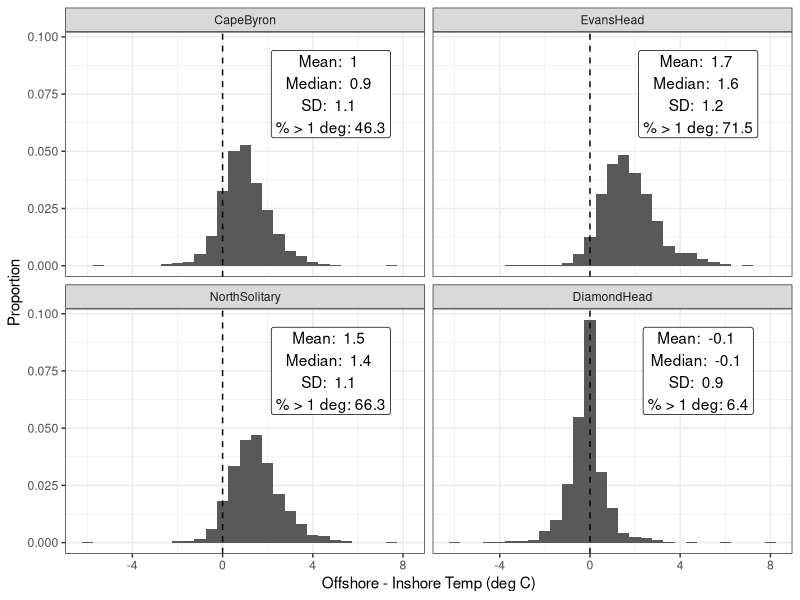
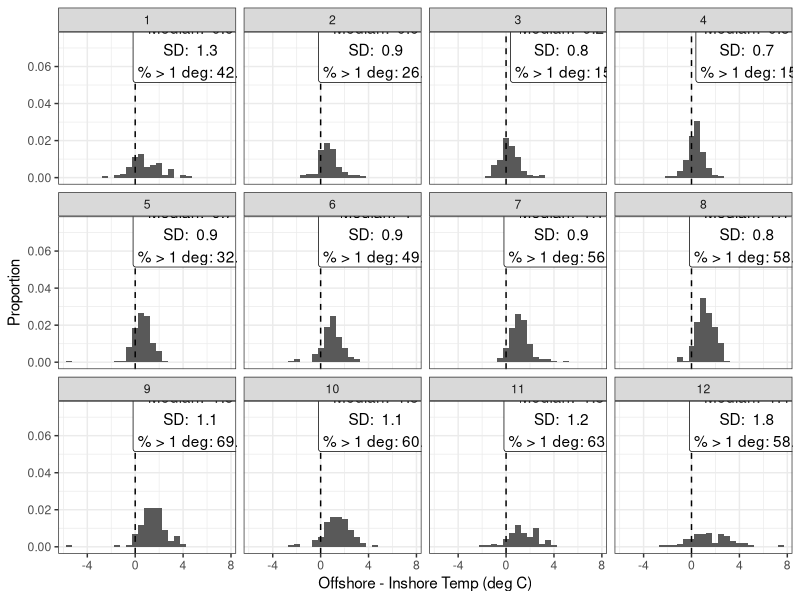
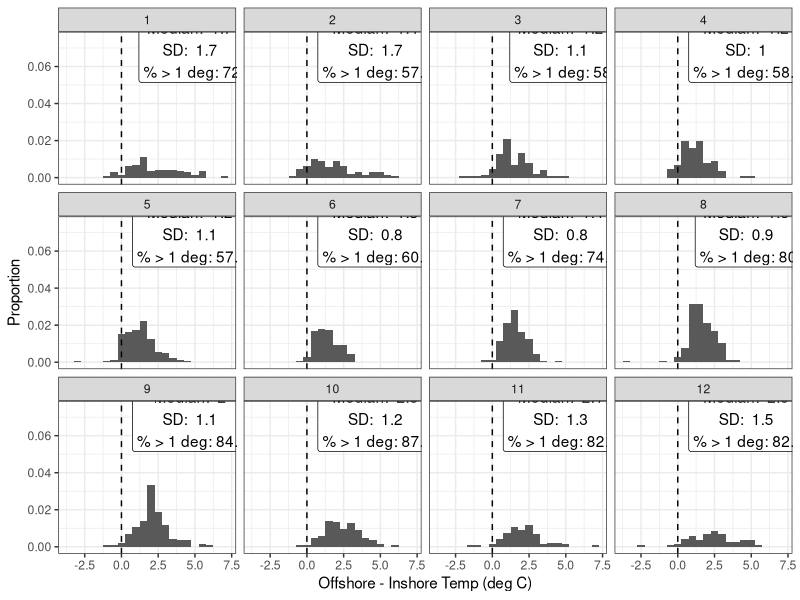
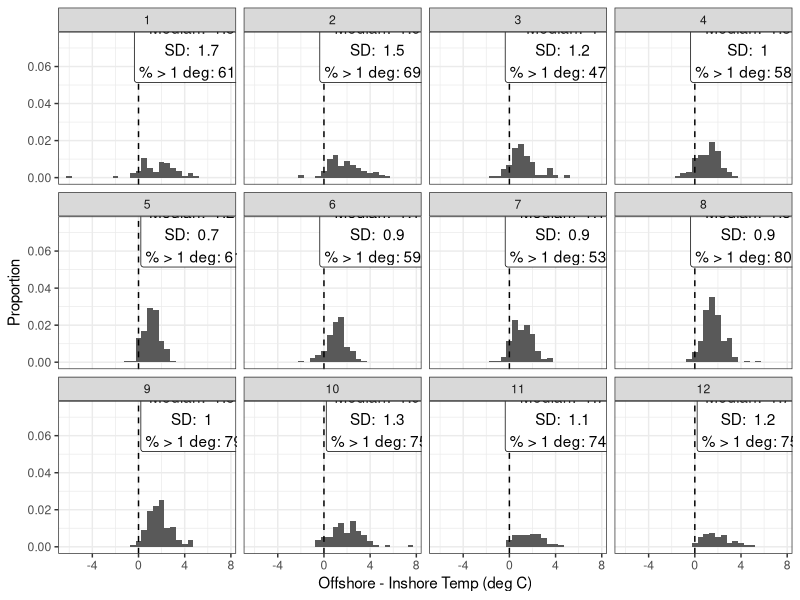
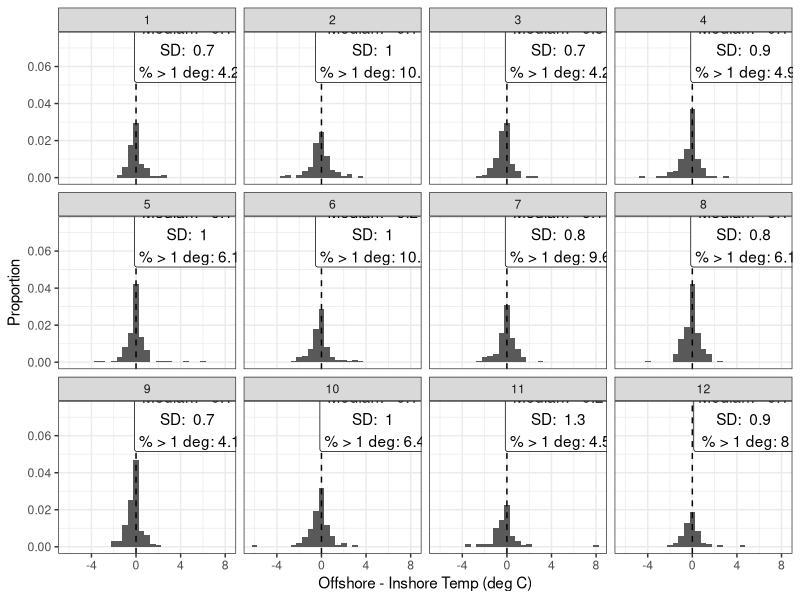
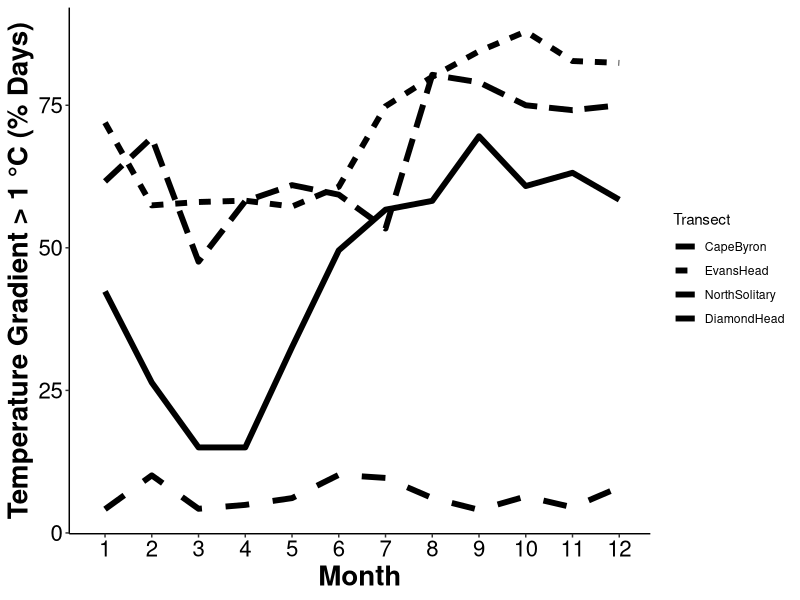
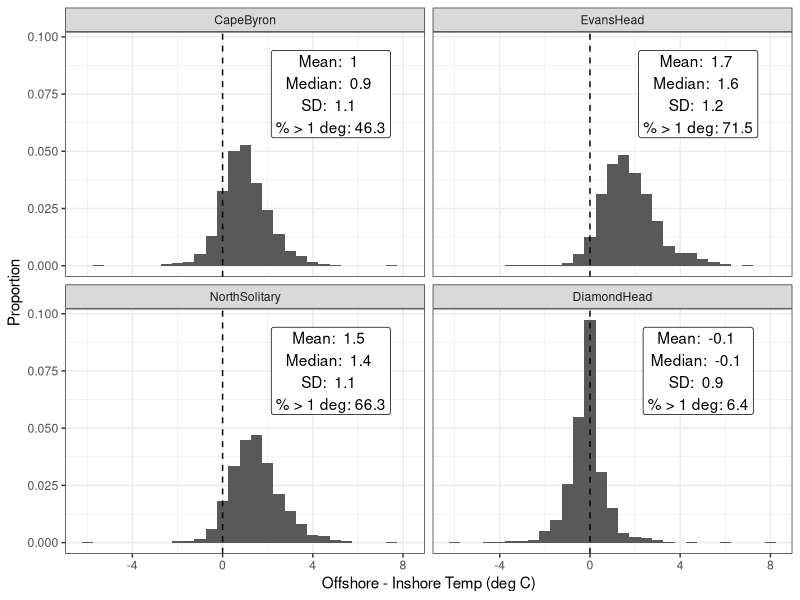
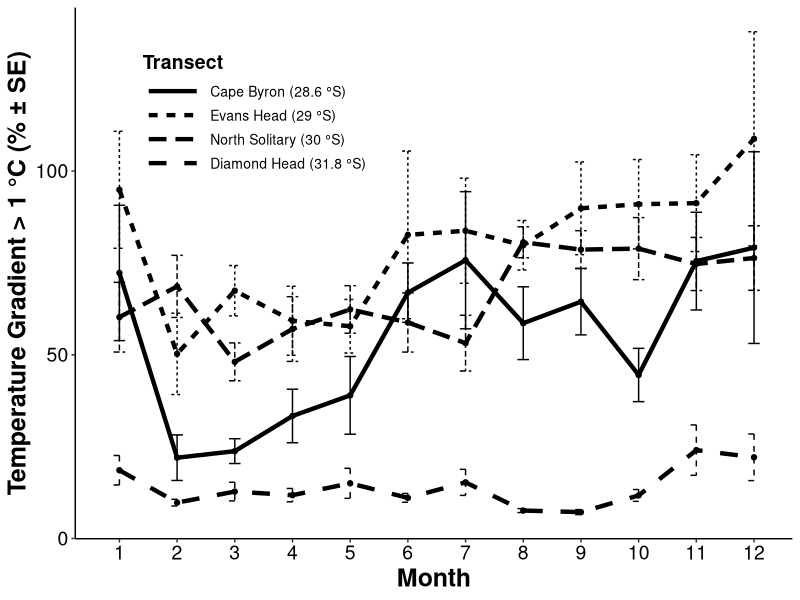

Source code (R) for these figures, in order:
# # Looking at the temperature gradient from inner shelf to outer shelf
# 
# ## Need to get location and date matrix then extract SST from satelites
# 
# # As inshore, let's use 15km from shore
# 
# 
# library(tidyverse)
# 
# #inshore locations (15 km from shore):
#  # CB - -28.632 , 153.794
#  # EH - -29 , 153.637
#  # NS - -30 , 153.384
#  # DH - -31.75, 153.944
# sitesX <- data.frame(Site = c("CapeByron", "EvansHead", "NorthSolitary", "DiamondHead"),
#                     Latitude_Inshore = c(-28.632, -29, -30, -31.65),
#                     Longitude_Inshore = c(153.794, 153.637, 153.384, 153.944))
# 
# # For 8km offshore as inshore locations
# sitesX <- data.frame(Site = c("CapeByron", "EvansHead", "NorthSolitary", "DiamondHead"),
#                      Latitude_Inshore = c(-28.63198, -29, -30, -31.65),
#                      Longitude_Inshore = c(153.7224, 153.5652, 153.3115, 153.8702))
# 
# # Offshore locations
# library(geosphere)
# destPoint(p = c(sitesX$Longitude_Inshore[1], sitesX$Latitude_Inshore[1]), b = 90, d = 25000)
# destPoint(p = c(sitesX$Longitude_Inshore[2], sitesX$Latitude_Inshore[2]), b = 90, d = 25000)
# destPoint(p = c(sitesX$Longitude_Inshore[3], sitesX$Latitude_Inshore[3]), b = 90, d = 25000)
# destPoint(p = c(sitesX$Longitude_Inshore[4], sitesX$Latitude_Inshore[4]), b = 90, d = 25000)
# 
# # get 8km offshore locations
# destPoint(p = c(sitesX$Longitude_Inshore[1], sitesX$Latitude_Inshore[1]), b = 270, d = 7000)
# destPoint(p = c(sitesX$Longitude_Inshore[2], sitesX$Latitude_Inshore[2]), b = 270, d = 7000)
# destPoint(p = c(sitesX$Longitude_Inshore[3], sitesX$Latitude_Inshore[3]), b = 270, d = 7000)
# destPoint(p = c(sitesX$Longitude_Inshore[4], sitesX$Latitude_Inshore[4]), b = 270, d = 7000)
# 
# 
# sitesX$Latitude_Offshore <- c(-28.63176, -28.99976, -29.99975, -31.64973)
# sitesX$Longitude_Offshore <- c(154.0497, 153.8936, 153.6431, 154.2076)
# 
# sitesX
# 
# # Now make date string
# # let's to 2004 - 2013 (10 years)
# 
# Date = seq.Date(from = as.Date("2004-01-01") , to = as.Date("2013-12-31"), by = 1)
# 
# 
# ### Make a dataframe for each site
# sites = levels(sitesX$Site)
# sites
# 
# df_list <- list()
# 
# for (i in sites){
#   dat2 <- filter(sitesX, Site == i)
#   assign(paste0("dat_",i,"_West"), data.frame(Longitude = dat2$Longitude_Inshore[1], Latitude = dat2$Latitude_Inshore[1],
#                                               Date =seq.Date(from = as.Date("2004-01-01") , to = as.Date("2013-12-31"), by = 1),
#                                               Location = paste0(i,"_West")))
#   assign(paste0("dat_",i,"_East"), data.frame(Longitude = dat2$Longitude_Offshore[1], Latitude = dat2$Latitude_Offshore[1],
#                                               Date = seq.Date(from = as.Date("2004-01-01") , to = as.Date("2013-12-31"), by = 1),
#                                               Location = paste0(i,"_East")))
# }
# 
# # merge into a single dataframe
# df_list <- list(dat_CapeByron_East, dat_CapeByron_West, dat_DiamondHead_East, dat_DiamondHead_West,
#                 dat_EvansHead_East, dat_EvansHead_West, dat_NorthSolitary_East, dat_NorthSolitary_West)
# full_dat <- bind_rows(df_list)
# full_dat$Location <- as.factor(full_dat$Location)
# str(full_dat)
# 
# 
# 
# 
# ############################
# # 
# # Test a smaller dataset (works well)
# #full_dat <- head(full_dat)
# 
# # # remove dodgy dates from MODIS
# # full_dat <- filter(full_dat, Date != "2004-12-04")
# # full_dat <- filter(full_dat, Date != "2006-07-05")
# # full_dat <- filter(full_dat, Date != "2007-06-02")
# # full_dat <- filter(full_dat, Date != "2007-12-02")
# #
# #
# CBE_dat <- filter(full_dat, Location == "CapeByron_East")
# CBW_dat <- filter(full_dat, Location == "CapeByron_West")
# DHE_dat <- filter(full_dat, Location == "DiamondHead_East")
# DHW_dat <- filter(full_dat, Location == "DiamondHead_West")
# NSE_dat <- filter(full_dat, Location == "NorthSolitary_East")
# NSW_dat <- filter(full_dat, Location == "NorthSolitary_West")
# EHE_dat <- filter(full_dat, Location == "EvansHead_East")
# EHW_dat <- filter(full_dat, Location == "EvansHead_West")
# 
# 
# head(full_dat)
# 
# ## Load download code
# source("../../../IMOS Data/IMOS_Toolbox/fIMOS_MatchMODIS.R")
# #source("fIMOS_MatchMODIS.R")
# 
# 
# # Possible products
# # pr <- c("sst_quality", "sst", "picop_brewin2012in", "picop_brewin2010at", "par",
# #         "owtd", "npp_vgpm_eppley_oc3", "npp_vgpm_eppley_gsm", "nanop_brewin2012in",
# #         "nanop_brewin2010at", "l2_flags", "ipar", "dt", "chl_oc3", "chl_gsm", "K_490")
# 
# pr <- c("sst") # select products here eg: "chl_oc3", "sst"
# # Set resolutions
# res_temp <- "1d" # temporal resolutions
# res_spat <- 5 # Return the average of res_spat x res_spat pixels
# 
# #dat <- fIMOS_MatchMODIS(full_dat, pr, res_temp, res_spat)
# #str(dat)
# 
# 
# 
# #write.csv(dat, "Inshore_Offshore_Gradient.csv", row.names = F)


# 
# #CBE_dat <- fIMOS_MatchMODIS(CBE_dat, pr, res_temp, res_spat) #
# #write.csv(CBE_dat, "CB_east_5km.csv", row.names = FALSE)
# CBE_dat <- read_csv("CB_east_5km.csv")
# 
# #CBW_dat <- fIMOS_MatchMODIS(CBW_dat, pr, res_temp, res_spat) #
# #write.csv(CBW_dat, "CB_west_5km.csv", row.names = FALSE)
# CBW_dat <- read_csv("CB_west_5km.csv")
# 
# #EHE_dat <- fIMOS_MatchMODIS(EHE_dat, pr, res_temp, res_spat) #
# #write.csv(EHE_dat, "EH_east_5km.csv", row.names = FALSE)
# EHE_dat <- read_csv("EH_east_5km.csv")
# 
# #EHW_dat <- fIMOS_MatchMODIS(EHW_dat, pr, res_temp, res_spat) #
# #write.csv(EHW_dat, "EH_west_5km.csv", row.names = FALSE)
# EHW_dat <- read_csv("EH_west_5km.csv")
# 
# #NSE_dat <- fIMOS_MatchMODIS(NSE_dat, pr, res_temp, res_spat) #
# #write.csv(NSE_dat, "NS_east_5km.csv", row.names = FALSE)
# NSE_dat <- read_csv("NS_east_5km.csv")
# 
# #NSW_dat <- fIMOS_MatchMODIS(NSW_dat, pr, res_temp, res_spat) #
# #write.csv(NSW_dat, "NS_west_5km.csv", row.names = FALSE)
# NSW_dat <- read_csv("NS_west_5km.csv")
# 
# #DHE_dat <- fIMOS_MatchMODIS(DHE_dat, pr, res_temp, res_spat) #
# #write.csv(DHE_dat, "DH_east_5km.csv", row.names = FALSE)
# DHE_dat <- read_csv("DH_east_5km.csv")
# 
# 
# #DHW_dat <- fIMOS_MatchMODIS(DHW_dat, pr, res_temp, res_spat) #
# #write.csv(DHW_dat, "DH_west_5km.csv", row.names = FALSE)
# DHW_dat <- read_csv("DH_west_5km.csv")
# 
# # 
# df_list <- list(CBE_dat, CBW_dat, EHE_dat,EHW_dat, NSW_dat, NSE_dat, DHE_dat, DHW_dat) # fill with more later
# dat <- bind_rows(df_list)
# 
# 
# dat2 <- str_split_fixed(dat$Location, pattern = "_", n = 2)
# dat$Transect <- as.factor(dat2[,1])
# dat$East_West <- as.factor(dat2[,2])
# # Remove data columns that don't match for east and west data
# dat$Location <- NULL
# dat$Latitude <- NULL
# dat$Longitude <- NULL
# head(dat)
# 
# datX <- dat %>% spread(key = East_West, value = sst_1d,  fill = NA) %>% mutate(Offshore_Inshore = East - West)
# 
# head(datX)
# tail(datX)
# hist(datX$Offshore_Inshore)
# summary(datX$Offshore_Inshore)
# levels(dat$East_West)
# levels(dat$Transect)
# 
# datX$Transect <- factor(datX$Transect, levels = c("CapeByron", "EvansHead", "NorthSolitary", "DiamondHead"))
# 
#write.csv(datX, "Data/Temp gradient all sites_5km.csv", row.names = F)

library(tidyverse)

datX <- read_csv("Data/Temp gradient all sites_5km.csv")
datX$Transect <- factor(datX$Transect, levels = c("CapeByron", "EvansHead", "NorthSolitary", "DiamondHead"))
datX <- filter(datX, Offshore_Inshore <= 8)
head(datX)


# count all samples
dat_sum_all <- datX %>% group_by(Transect) %>% drop_na(Offshore_Inshore) %>% 
  summarise(n = n(), mean = mean(Offshore_Inshore), median = median(Offshore_Inshore), sd = sd(Offshore_Inshore))
dat_sum_all
dat_sum_all$Transect <- factor(dat_sum_all$Transect, levels = c("CapeByron", "EvansHead", "NorthSolitary", "DiamondHead"))


# count all samples with a difference > 1
dat_sum <- datX %>% filter(Offshore_Inshore >= 1) %>% group_by(Transect) %>% drop_na() %>%
  summarise(n = n())
dat_sum
dat_sum$Transect <- factor(dat_sum$Transect, levels = c("CapeByron", "EvansHead", "NorthSolitary", "DiamondHead"))



p1 <- ggplot(datX, aes(x = Offshore_Inshore)) + geom_histogram(aes(y = stat(count / sum(count))), binwidth = 0.5) +
  facet_wrap(~Transect) + theme_bw() + geom_vline(aes(xintercept = 0),lty = 2) +
  xlab("Offshore - Inshore Temp (deg C)") + ylab("Proportion") +
geom_label(data = dat_sum, aes(x = 4.8, y = 0.075, 
    label = paste("Mean: ", round(dat_sum_all$mean, 1), "\nMedian: ", 
    round(dat_sum_all$median,1), "\nSD: ", round(dat_sum_all$sd, 1),
    "\n% > 1 deg:", round(n/dat_sum_all$n *100,1))))
p1

#ggsave("plots/Inshore_Offshore_Temp_Gradiet_5km.png", height = 21.8, width = 14.8*2, dpi = 600, units = "cm")

# Check Seasonal Patterns
# Cape Byron
# count all samples
datX2_cb <- filter(datX, Transect == "CapeByron")

dat_sum_all_cb <- datX2_cb %>% group_by(Transect, Month) %>% drop_na(Offshore_Inshore) %>% 
  summarise(n = n(), mean = mean(Offshore_Inshore), median = median(Offshore_Inshore), sd = sd(Offshore_Inshore)) %>%
  drop_na()
dat_sum_all_cb
dat_sum_all_cb$Transect <- factor(dat_sum_all_cb$Transect, levels = c("CapeByron", "EvansHead", "NorthSolitary", "DiamondHead"))

# count all samples with a difference > 1
dat_sum_cb <- datX2_cb %>% filter(Offshore_Inshore >= 1) %>% group_by(Transect, Month) %>% drop_na() %>%
  summarise(n = n()) %>% drop_na()
dat_sum_cb
dat_sum_cb$Transect <- factor(dat_sum_cb$Transect, levels = c("CapeByron", "EvansHead", "NorthSolitary", "DiamondHead"))


p1 <- ggplot(datX2_cb, aes(x = Offshore_Inshore)) + geom_histogram(aes(y = stat(count / sum(count))), binwidth = 0.5) +
  facet_wrap(~Month) + theme_bw() + geom_vline(aes(xintercept = 0),lty = 2) +
  xlab("Offshore - Inshore Temp (deg C)") + ylab("Proportion") +
  geom_label(data = dat_sum_cb, aes(x = 4.8, y = 0.075, 
                                 label = paste("Mean: ", round(dat_sum_all_cb$mean, 1), "\nMedian: ", 
                                               round(dat_sum_all_cb$median,1), "\nSD: ", round(dat_sum_all_cb$sd, 1),
                                               "\n% > 1 deg:", round(dat_sum_cb$n/dat_sum_all_cb$n *100,1))))
p1
#ggsave("plots/Inshore_Offshore_Temp_Gradiet CB Months_5km.png", height = 21.8, width = 14.8*2, dpi = 600, units = "cm")

dat_sum_all_cb$Percent_1 <-  dat_sum_cb$n/dat_sum_all_cb$n *100
dat_sum_all_cb <- dat_sum_all_cb %>% drop_na()
dat_sum_all_cb

# Evans Head
# count all samples
datX2_EH <- filter(datX, Transect == "EvansHead")

dat_sum_all_EH <- datX2_EH %>% group_by(Transect, Month) %>% drop_na(Offshore_Inshore) %>% 
  summarise(n = n(), mean = mean(Offshore_Inshore), median = median(Offshore_Inshore), sd = sd(Offshore_Inshore))
dat_sum_all_EH
dat_sum_all_EH$Transect <- factor(dat_sum_all_EH$Transect, levels = c("CapeByron", "EvansHead", "NorthSolitary", "DiamondHead"))


# count all samples with a difference > 1
dat_sum_EH <- datX2_EH %>% filter(Offshore_Inshore >= 1) %>% group_by(Transect, Month) %>% drop_na() %>%
  summarise(n = n())
dat_sum_EH
dat_sum_EH$Transect <- factor(dat_sum_EH$Transect, levels = c("CapeByron", "EvansHead", "NorthSolitary", "DiamondHead"))


p1 <- ggplot(datX2_EH, aes(x = Offshore_Inshore)) + geom_histogram(aes(y = stat(count / sum(count))), binwidth = 0.5) +
  facet_wrap(~Month) + theme_bw() + geom_vline(aes(xintercept = 0),lty = 2) +
  xlab("Offshore - Inshore Temp (deg C)") + ylab("Proportion") +
  geom_label(data = dat_sum_EH, aes(x = 4.8, y = 0.075, 
                                 label = paste("Mean: ", round(dat_sum_all_EH$mean, 1), "\nMedian: ", 
                                               round(dat_sum_all_EH$median,1), "\nSD: ", round(dat_sum_all_EH$sd, 1),
                                               "\n% > 1 deg:", round(n/dat_sum_all_EH$n *100,1))))
p1
#ggsave("plots/Inshore_Offshore_Temp_Gradiet EH Months_5km.png", height = 21.8, width = 14.8*2, dpi = 600, units = "cm")

dat_sum_all_EH$Percent_1 <-  dat_sum_EH$n/dat_sum_all_EH$n *100
dat_sum_all_EH <- dat_sum_all_EH %>% drop_na()
dat_sum_all_EH

# North Solitary
# count all samples
datX2_NS <- filter(datX, Transect == "NorthSolitary")

dat_sum_all_NS <- datX2_NS %>% group_by(Transect, Month) %>% drop_na(Offshore_Inshore) %>% 
  summarise(n = n(), mean = mean(Offshore_Inshore), median = median(Offshore_Inshore), sd = sd(Offshore_Inshore))
dat_sum_all_NS
dat_sum_all_NS$Transect <- factor(dat_sum_all_NS$Transect, levels = c("CapeByron", "EvansHead", "NorthSolitary", "DiamondHead"))


# count all samples with a difference > 1
dat_sum_NS <- datX2_NS %>% filter(Offshore_Inshore >= 1) %>% group_by(Transect, Month) %>% drop_na() %>%
  summarise(n = n())
dat_sum_NS
dat_sum_NS$Transect <- factor(dat_sum_NS$Transect, levels = c("CapeByron", "EvansHead", "NorthSolitary", "DiamondHead"))


p1 <- ggplot(datX2_NS, aes(x = Offshore_Inshore)) + geom_histogram(aes(y = stat(count / sum(count))), binwidth = 0.5) +
  facet_wrap(~Month) + theme_bw() + geom_vline(aes(xintercept = 0),lty = 2) +
  xlab("Offshore - Inshore Temp (deg C)") + ylab("Proportion") +
  geom_label(data = dat_sum_NS, aes(x = 4.8, y = 0.075, 
                                 label = paste("Mean: ", round(dat_sum_all_NS$mean, 1), "\nMedian: ", 
                                               round(dat_sum_all_NS$median,1), "\nSD: ", round(dat_sum_all_NS$sd, 1),
                                               "\n% > 1 deg:", round(n/dat_sum_all_NS$n *100,1))))
p1
#ggsave("plots/Inshore_Offshore_Temp_Gradiet NS Months_5km.png", height = 21.8, width = 14.8*2, dpi = 600, units = "cm")

dat_sum_all_NS$Percent_1 <-  dat_sum_NS$n/dat_sum_all_NS$n *100
dat_sum_all_NS <- dat_sum_all_NS %>% drop_na()
dat_sum_all_NS

# Diamond Head
# count all samples
datX2_DH <- filter(datX, Transect == "DiamondHead")

dat_sum_all_DH <- datX2_DH %>% group_by(Transect, Month) %>% drop_na(Offshore_Inshore) %>% 
  summarise(n = n(), mean = mean(Offshore_Inshore), median = median(Offshore_Inshore), sd = sd(Offshore_Inshore))
dat_sum_all_DH
dat_sum_all_DH$Transect <- factor(dat_sum_all_DH$Transect, levels = c("CapeByron", "EvansHead", "NorthSolitary", "DiamondHead"))


# count all samples with a difference > 1
dat_sum_DH <- datX2_DH %>% filter(Offshore_Inshore >= 1) %>% group_by(Transect, Month) %>% drop_na() %>%
  summarise(n = n())
dat_sum_DH
dat_sum_DH$Transect <- factor(dat_sum_DH$Transect, levels = c("CapeByron", "EvansHead", "NorthSolitary", "DiamondHead"))


p1 <- ggplot(datX2_DH, aes(x = Offshore_Inshore)) + geom_histogram(aes(y = stat(count / sum(count))), binwidth = 0.5) +
  facet_wrap(~Month) + theme_bw() + geom_vline(aes(xintercept = 0),lty = 2) +
  xlab("Offshore - Inshore Temp (deg C)") + ylab("Proportion") +
  geom_label(data = dat_sum_DH, aes(x = 4.8, y = 0.075, 
                                 label = paste("Mean: ", round(dat_sum_all_DH$mean, 1), "\nMedian: ", 
                                               round(dat_sum_all_DH$median,1), "\nSD: ", round(dat_sum_all_DH$sd, 1),
                                               "\n% > 1 deg:", round(n/dat_sum_all_DH$n *100,1))))
p1
#ggsave("plots/Inshore_Offshore_Temp_Gradiet DH Months_5km.png", height = 21.8, width = 14.8*2, dpi = 600, units = "cm")

dat_sum_all_DH$Percent_1 <-  dat_sum_DH$n/dat_sum_all_DH$n *100
dat_sum_all_DH <- dat_sum_all_DH %>% drop_na()
dat_sum_all_DH
### Merge all sites together into dataframe
seasonal_full <- bind_rows(dat_sum_all_cb, dat_sum_all_EH, dat_sum_all_NS, dat_sum_all_DH)
head(seasonal_full)

p_season <- ggplot(seasonal_full, aes(x = Month, y = Percent_1, lty = Transect)) + 
  geom_line(size = 2) + theme_classic() + ylab("Temperature Gradient > 1 °C (% Days)") +
  theme(axis.title.x = element_text(face="bold", colour="black", size = 20),
        axis.text.x  = element_text(colour="black", size = 16), 
        axis.title.y = element_text(face="bold", colour="black", size = 20),
        axis.text.y  = element_text(colour="black", size = 16)) +
  scale_x_continuous(limits=c(0.8, 12.1), breaks = c(1:12))
p_season

ggsave("plots/Inshore Offshore Seasonal patterns 5km.png", dpi = 600, height = 14.8, width = 21, units ="cm")

#########################################################################################################################
### TO make with error bars
#########################################################################################################################

datX <- read_csv("Data/Temp gradient all sites_5km.csv")
datX$Transect <- factor(datX$Transect, levels = c("CapeByron", "EvansHead", "NorthSolitary", "DiamondHead"))
datX <- filter(datX, Offshore_Inshore <= 8)
head(datX)


# count all samples
dat_sum_all <- datX %>% group_by(Transect) %>% drop_na(Offshore_Inshore) %>% 
  summarise(n = n(), mean = mean(Offshore_Inshore), median = median(Offshore_Inshore), sd = sd(Offshore_Inshore))
dat_sum_all
dat_sum_all$Transect <- factor(dat_sum_all$Transect, levels = c("CapeByron", "EvansHead", "NorthSolitary", "DiamondHead"))


# count all samples with a difference > 1
dat_sum <- datX %>% filter(Offshore_Inshore >= 1) %>% group_by(Transect) %>% drop_na() %>%
  summarise(n = n())
dat_sum
dat_sum$Transect <- factor(dat_sum$Transect, levels = c("CapeByron", "EvansHead", "NorthSolitary", "DiamondHead"))



p1 <- ggplot(datX, aes(x = Offshore_Inshore)) + geom_histogram(aes(y = stat(count / sum(count))), binwidth = 0.5) +
  facet_wrap(~Transect) + theme_bw() + geom_vline(aes(xintercept = 0),lty = 2) +
  xlab("Offshore - Inshore Temp (deg C)") + ylab("Proportion") +
  geom_label(data = dat_sum, aes(x = 4.8, y = 0.075, 
                                 label = paste("Mean: ", round(dat_sum_all$mean, 1), "\nMedian: ", 
                                               round(dat_sum_all$median,1), "\nSD: ", round(dat_sum_all$sd, 1),
                                               "\n% > 1 deg:", round(n/dat_sum_all$n *100,1))))
p1

#ggsave("plots/Inshore_Offshore_Temp_Gradiet_5km.png", height = 21.8, width = 14.8*2, dpi = 600, units = "cm")

# Check Seasonal Patterns
# Cape Byron
# count all samples
datX2_cb <- filter(datX, Transect == "CapeByron")

dat_sum_all_cb <- datX2_cb %>% group_by(Transect, Month, Year) %>% drop_na(Offshore_Inshore) %>% 
  summarise(n = n(), mean = mean(Offshore_Inshore), median = median(Offshore_Inshore), sd = sd(Offshore_Inshore)) %>%
  drop_na()
dat_sum_all_cb
dat_sum_all_cb$Transect <- factor(dat_sum_all_cb$Transect, levels = c("CapeByron", "EvansHead", "NorthSolitary", "DiamondHead"))

# count all samples with a difference > 1
dat_sum_cb <- datX2_cb %>% filter(Offshore_Inshore >= 1) %>% group_by(Transect, Month, Year) %>% drop_na() %>%
  summarise(n = n()) %>% drop_na()
dat_sum_cb
dat_sum_cb$Transect <- factor(dat_sum_cb$Transect, levels = c("CapeByron", "EvansHead", "NorthSolitary", "DiamondHead"))

#ggsave("plots/Inshore_Offshore_Temp_Gradiet CB Months_5km.png", height = 21.8, width = 14.8*2, dpi = 600, units = "cm")

dat_sum_all_cb$Percent_1 <-  dat_sum_cb$n/dat_sum_all_cb$n *100
dat_sum_all_cb <- dat_sum_all_cb %>% drop_na()
dat_sum_all_cb

# Evans Head
# count all samples
datX2_EH <- filter(datX, Transect == "EvansHead")

dat_sum_all_EH <- datX2_EH %>% group_by(Transect, Month, Year) %>% drop_na(Offshore_Inshore) %>% 
  summarise(n = n(), mean = mean(Offshore_Inshore), median = median(Offshore_Inshore), sd = sd(Offshore_Inshore))
dat_sum_all_EH
dat_sum_all_EH$Transect <- factor(dat_sum_all_EH$Transect, levels = c("CapeByron", "EvansHead", "NorthSolitary", "DiamondHead"))


# count all samples with a difference > 1
dat_sum_EH <- datX2_EH %>% filter(Offshore_Inshore >= 1) %>% group_by(Transect, Month, Year) %>% drop_na() %>%
  summarise(n = n())
dat_sum_EH
dat_sum_EH$Transect <- factor(dat_sum_EH$Transect, levels = c("CapeByron", "EvansHead", "NorthSolitary", "DiamondHead"))



dat_sum_all_EH$Percent_1 <-  dat_sum_EH$n/dat_sum_all_EH$n *100
dat_sum_all_EH <- dat_sum_all_EH %>% drop_na()
dat_sum_all_EH

# North Solitary
# count all samples
datX2_NS <- filter(datX, Transect == "NorthSolitary")

dat_sum_all_NS <- datX2_NS %>% group_by(Transect, Month, Year) %>% drop_na(Offshore_Inshore) %>% 
  summarise(n = n(), mean = mean(Offshore_Inshore), median = median(Offshore_Inshore), sd = sd(Offshore_Inshore))
dat_sum_all_NS
dat_sum_all_NS$Transect <- factor(dat_sum_all_NS$Transect, levels = c("CapeByron", "EvansHead", "NorthSolitary", "DiamondHead"))


# count all samples with a difference > 1
dat_sum_NS <- datX2_NS %>% filter(Offshore_Inshore >= 1) %>% group_by(Transect, Month, Year) %>% drop_na() %>%
  summarise(n = n())
dat_sum_NS
dat_sum_NS$Transect <- factor(dat_sum_NS$Transect, levels = c("CapeByron", "EvansHead", "NorthSolitary", "DiamondHead"))


dat_sum_all_NS$Percent_1 <-  dat_sum_NS$n/dat_sum_all_NS$n *100
dat_sum_all_NS <- dat_sum_all_NS %>% drop_na()
dat_sum_all_NS

# Diamond Head
# count all samples
datX2_DH <- filter(datX, Transect == "DiamondHead")

dat_sum_all_DH <- datX2_DH %>% group_by(Transect, Month, Year) %>% drop_na(Offshore_Inshore) %>% 
  summarise(n = n(), mean = mean(Offshore_Inshore), median = median(Offshore_Inshore), sd = sd(Offshore_Inshore))
dat_sum_all_DH
dat_sum_all_DH$Transect <- factor(dat_sum_all_DH$Transect, levels = c("CapeByron", "EvansHead", "NorthSolitary", "DiamondHead"))


# count all samples with a difference > 1
dat_sum_DH <- datX2_DH %>% filter(Offshore_Inshore >= 1) %>% group_by(Transect, Month, Year) %>% drop_na() %>%
  summarise(n = n())
dat_sum_DH
dat_sum_DH$Transect <- factor(dat_sum_DH$Transect, levels = c("CapeByron", "EvansHead", "NorthSolitary", "DiamondHead"))



dat_sum_all_DH$Percent_1 <-  dat_sum_DH$n/dat_sum_all_DH$n *100
dat_sum_all_DH <- dat_sum_all_DH %>% drop_na()
dat_sum_all_DH
### Merge all sites together into dataframe
seasonal_full <- bind_rows(dat_sum_all_cb, dat_sum_all_EH, dat_sum_all_NS, dat_sum_all_DH)
head(seasonal_full)


dat_plot <- seasonal_full %>% group_by(Transect, Month) %>% summarise(mean_percent = mean(Percent_1),
                                                                      sd = sd(Percent_1), n = n(),
                                                                      SE = sd/sqrt(n))

p_season <- ggplot(dat_plot, aes(x = Month, y = mean_percent, lty = Transect)) +  geom_point() +
  geom_line(size = 1.5) + theme_classic() + ylab("Temperature Gradient > 1 °C (% ± SE)") +
  geom_errorbar(aes(ymin=mean_percent-SE, ymax=mean_percent+SE), width=.2, show.legend = FALSE)+
  theme(axis.title.x = element_text(face="bold", colour="black", size = 18),
        axis.text.x  = element_text(colour="black", size = 14), 
        axis.title.y = element_text(face="bold", colour="black", size = 18),
        axis.text.y  = element_text(colour="black", size = 14),
        legend.key.width = unit(3, "line"),
        legend.position=c(.25, .8),
        legend.title = element_text(size=14, face="bold"),
        legend.text = element_text(size=10)) +
  scale_x_continuous(limits=c(0.8, 12.1), breaks = c(1:12)) +
  scale_linetype_discrete(name  ="Transect",
                          breaks=c("CapeByron", "EvansHead", "NorthSolitary", "DiamondHead"),
                          labels=c("Cape Byron (28.6 °S)", "Evans Head (29 °S)", "North Solitary (30 °S)", "Diamond Head (31.8 °S)"))
p_season

ggsave("plots/Inshore Offshore Seasonal patterns 5km.png", dpi = 600, height = 14.8, width = 21, units ="cm")



#########################################################################################################################
### TO make with error bars for 15km offshore not 5
#########################################################################################################################

datX <- read_csv("Data/Temp gradient all sites.csv")
datX$Transect <- factor(datX$Transect, levels = c("CapeByron", "EvansHead", "NorthSolitary", "DiamondHead"))
datX <- filter(datX, Offshore_Inshore <= 8)
head(datX)


# count all samples
dat_sum_all <- datX %>% group_by(Transect) %>% drop_na(Offshore_Inshore) %>% 
  summarise(n = n(), mean = mean(Offshore_Inshore), median = median(Offshore_Inshore), sd = sd(Offshore_Inshore))
dat_sum_all
dat_sum_all$Transect <- factor(dat_sum_all$Transect, levels = c("CapeByron", "EvansHead", "NorthSolitary", "DiamondHead"))


# count all samples with a difference > 1
dat_sum <- datX %>% filter(Offshore_Inshore >= 1) %>% group_by(Transect) %>% drop_na() %>%
  summarise(n = n())
dat_sum
dat_sum$Transect <- factor(dat_sum$Transect, levels = c("CapeByron", "EvansHead", "NorthSolitary", "DiamondHead"))



p1 <- ggplot(datX, aes(x = Offshore_Inshore)) + geom_histogram(aes(y = stat(count / sum(count))), binwidth = 0.5) +
  facet_wrap(~Transect) + theme_bw() + geom_vline(aes(xintercept = 0),lty = 2) +
  xlab("Offshore - Inshore Temp (deg C)") + ylab("Proportion") +
  geom_label(data = dat_sum, aes(x = 4.8, y = 0.075, 
                                 label = paste("Mean: ", round(dat_sum_all$mean, 1), "\nMedian: ", 
                                               round(dat_sum_all$median,1), "\nSD: ", round(dat_sum_all$sd, 1),
                                               "\n% > 1 deg:", round(n/dat_sum_all$n *100,1))))
p1

#ggsave("plots/Inshore_Offshore_Temp_Gradiet_5km.png", height = 21.8, width = 14.8*2, dpi = 600, units = "cm")

# Check Seasonal Patterns
# Cape Byron
# count all samples
datX2_cb <- filter(datX, Transect == "CapeByron")

dat_sum_all_cb <- datX2_cb %>% group_by(Transect, Month, Year) %>% drop_na(Offshore_Inshore) %>% 
  summarise(n = n(), mean = mean(Offshore_Inshore), median = median(Offshore_Inshore), sd = sd(Offshore_Inshore)) %>%
  drop_na()
dat_sum_all_cb
dat_sum_all_cb$Transect <- factor(dat_sum_all_cb$Transect, levels = c("CapeByron", "EvansHead", "NorthSolitary", "DiamondHead"))

# count all samples with a difference > 1
dat_sum_cb <- datX2_cb %>% filter(Offshore_Inshore >= 1) %>% group_by(Transect, Month, Year) %>% drop_na() %>%
  summarise(n = n()) %>% drop_na()
dat_sum_cb
dat_sum_cb$Transect <- factor(dat_sum_cb$Transect, levels = c("CapeByron", "EvansHead", "NorthSolitary", "DiamondHead"))

#ggsave("plots/Inshore_Offshore_Temp_Gradiet CB Months_5km.png", height = 21.8, width = 14.8*2, dpi = 600, units = "cm")

dat_sum_all_cb$Percent_1 <-  dat_sum_cb$n/dat_sum_all_cb$n *100
dat_sum_all_cb <- dat_sum_all_cb %>% drop_na()
dat_sum_all_cb

# Evans Head
# count all samples
datX2_EH <- filter(datX, Transect == "EvansHead")

dat_sum_all_EH <- datX2_EH %>% group_by(Transect, Month, Year) %>% drop_na(Offshore_Inshore) %>% 
  summarise(n = n(), mean = mean(Offshore_Inshore), median = median(Offshore_Inshore), sd = sd(Offshore_Inshore))
dat_sum_all_EH
dat_sum_all_EH$Transect <- factor(dat_sum_all_EH$Transect, levels = c("CapeByron", "EvansHead", "NorthSolitary", "DiamondHead"))


# count all samples with a difference > 1
dat_sum_EH <- datX2_EH %>% filter(Offshore_Inshore >= 1) %>% group_by(Transect, Month, Year) %>% drop_na() %>%
  summarise(n = n())
dat_sum_EH
dat_sum_EH$Transect <- factor(dat_sum_EH$Transect, levels = c("CapeByron", "EvansHead", "NorthSolitary", "DiamondHead"))



dat_sum_all_EH$Percent_1 <-  dat_sum_EH$n/dat_sum_all_EH$n *100
dat_sum_all_EH <- dat_sum_all_EH %>% drop_na()
dat_sum_all_EH

# North Solitary
# count all samples
datX2_NS <- filter(datX, Transect == "NorthSolitary")

dat_sum_all_NS <- datX2_NS %>% group_by(Transect, Month, Year) %>% drop_na(Offshore_Inshore) %>% 
  summarise(n = n(), mean = mean(Offshore_Inshore), median = median(Offshore_Inshore), sd = sd(Offshore_Inshore))
dat_sum_all_NS
dat_sum_all_NS$Transect <- factor(dat_sum_all_NS$Transect, levels = c("CapeByron", "EvansHead", "NorthSolitary", "DiamondHead"))


# count all samples with a difference > 1
dat_sum_NS <- datX2_NS %>% filter(Offshore_Inshore >= 1) %>% group_by(Transect, Month, Year) %>% drop_na() %>%
  summarise(n = n())
dat_sum_NS
dat_sum_NS$Transect <- factor(dat_sum_NS$Transect, levels = c("CapeByron", "EvansHead", "NorthSolitary", "DiamondHead"))


dat_sum_all_NS$Percent_1 <-  dat_sum_NS$n/dat_sum_all_NS$n *100
dat_sum_all_NS <- dat_sum_all_NS %>% drop_na()
dat_sum_all_NS

# Diamond Head
# count all samples
datX2_DH <- filter(datX, Transect == "DiamondHead")

dat_sum_all_DH <- datX2_DH %>% group_by(Transect, Month, Year) %>% drop_na(Offshore_Inshore) %>% 
  summarise(n = n(), mean = mean(Offshore_Inshore), median = median(Offshore_Inshore), sd = sd(Offshore_Inshore))
dat_sum_all_DH
dat_sum_all_DH$Transect <- factor(dat_sum_all_DH$Transect, levels = c("CapeByron", "EvansHead", "NorthSolitary", "DiamondHead"))


# count all samples with a difference > 1
dat_sum_DH <- datX2_DH %>% filter(Offshore_Inshore >= 1) %>% group_by(Transect, Month, Year) %>% drop_na() %>%
  summarise(n = n())
dat_sum_DH
dat_sum_DH$Transect <- factor(dat_sum_DH$Transect, levels = c("CapeByron", "EvansHead", "NorthSolitary", "DiamondHead"))



dat_sum_all_DH$Percent_1 <-  dat_sum_DH$n/dat_sum_all_DH$n *100
dat_sum_all_DH <- dat_sum_all_DH %>% drop_na()
dat_sum_all_DH
### Merge all sites together into dataframe
seasonal_full <- bind_rows(dat_sum_all_cb, dat_sum_all_EH, dat_sum_all_NS, dat_sum_all_DH)
head(seasonal_full)


dat_plot <- seasonal_full %>% group_by(Transect, Month) %>% summarise(mean_percent = mean(Percent_1),
                                                                      sd = sd(Percent_1), n = n(),
                                                                      SE = sd/sqrt(n))

p_season <- ggplot(dat_plot, aes(x = Month, y = mean_percent, lty = Transect)) +  geom_point() +
  geom_line(size = 1.5) + theme_classic() + ylab("Temperature Gradient > 1 °C (% ± SE)") +
  geom_errorbar(aes(ymin=mean_percent-SE, ymax=mean_percent+SE), width=.2, show.legend = FALSE)+
  theme(axis.title.x = element_text(face="bold", colour="black", size = 18),
        axis.text.x  = element_text(colour="black", size = 14), 
        axis.title.y = element_text(face="bold", colour="black", size = 18),
        axis.text.y  = element_text(colour="black", size = 14),
        legend.key.width = unit(3, "line"),
        legend.position=c(.25, .85),
        legend.title = element_text(size=14, face="bold"),
        legend.text = element_text(size=10)) +
  scale_x_continuous(limits=c(0.8, 12.1), breaks = c(1:12)) +
  scale_linetype_discrete(name  ="Transect",
                          breaks=c("CapeByron", "EvansHead", "NorthSolitary", "DiamondHead"),
                          labels=c("Cape Byron (28.6 °S)", "Evans Head (29 °S)", "North Solitary (30 °S)", "Diamond Head (31.8 °S)"))
p_season

ggsave("plots/Inshore Offshore Seasonal patterns 15km.png", dpi = 600, height = 14.8, width = 21, units ="cm")
